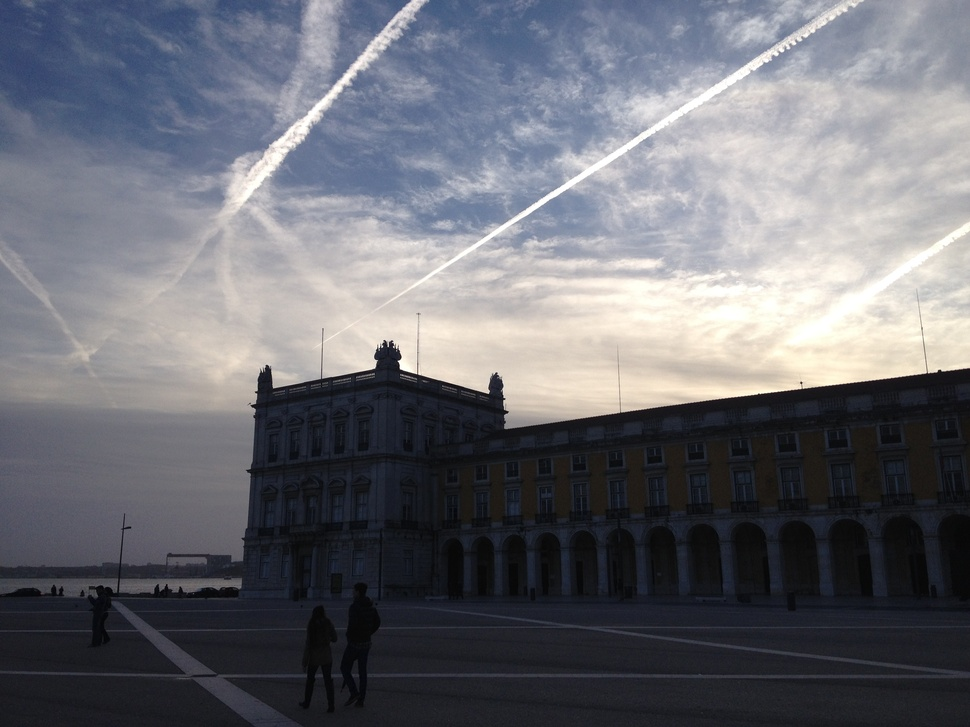
#> input picture images/lisbon.jpg, 970 x 727 px, shrunk from 3264 x 2448 before the run
$ python example_adjust_image_brightness.py
#> lines starting #> are read from the running program, lines starting #| are printed output that depends on the picture
#> further down, image is the input picture: shape (727, 970, 3); mean R, G, B 106.9, 108.1, 115.3
### source/image_enhancement.py
#!/usr/bin/env python3
# -*- coding: utf-8 -*-
"""
Created on Fri Jun 19 09:40:58 2020

Image enhancement functions

@author: Vasileios Vonikakis (bbonik@gmail.com)
"""

import math
import numpy as np
from skimage.color import rgb2gray
from skimage import img_as_float
from skimage.exposure import rescale_intensity, adjust_gamma


#TODO: better memory management!!!! Too many copying of images.
#something like "inplace"?


# [14 lines left out: function _get_pyplot, not called in this run]


def map_value(
        value,
        range_in=(0,1),
        range_out=(0,1),
        invert=False,
        non_lin_convex=None,
        non_lin_concave=None):

    '''
    ---------------------------------------------------------------------------
         Map a scalar value to an output range in a linear/non-linear way
    ---------------------------------------------------------------------------

    Map scalar values to a particular range, in a linear or non-linear way.
    This can be helpful for adjusting the range and nonlinear response of
    parameters.

    For more info on the non-linear functions check:
    Vonikakis, V., Winkler, S. (2016). A center-surround framework for spatial
    image processing. Proc. IS&T Human Vision & Electronic Imaging.


    INPUTS
    ------
    value: float
        Input value to be mapped.
    range_in: tuple (min,max)
        Range of input value. The min and max values that the input value can
        attain.
    range_out: tuple (min,max)
        Range of output value. The min and max values that the mapped input
        value can attain.
    invert: Bool
        Invert or not the input value. If invert, then min->max and max->min.
    non_lin_convex: None or float (0,inf)
        If None, no non-linearity is applied. If float, then a convex
        non-linearity is applied, which lowers the values, while not affecting
        the min and max. non_lin_convex controls the steepness of the
        non-linear mapping. Small values near zero, result in a steeper curve.
    non_lin_concave: None or float (0,inf)
        If None, no non-linearity is applied. If float, then a concave
        non-linearity is applied, which increases the values, while not
        affecting min and max. non_lin_concave controls the steepness of the
        non-linear mapping. Small values near zero, result in a steeper curve.

    OUTPUT
    ------
    Mapped value

    '''

    # truncate value to within input range limits
    if value > range_in[1]: value = range_in[1]
    if value < range_in[0]: value = range_in[0]

    # map values linearly to [0,1]
    value = (value - range_in[0]) / (range_in[1] - range_in[0])

    # invert values
    if invert is True: value = 1 - value

    # apply convex non-linearity
    if non_lin_convex is not None:
        value = (value * non_lin_convex) / (1 + non_lin_convex - value)

    # apply concave non-linearity
    if non_lin_concave is not None:
        value = ((1 + non_lin_concave) * value) / (non_lin_concave + value)

    # mapping value to the output range in a linear way
    value = value * (range_out[1] - range_out[0]) + range_out[0]

    return value


# [98 lines left out: function get_membership_luts, not called in this run]


def get_sigmoid_lut(
        resolution=256,
        threshold=0.2,
        non_linearirty=0.2,
        verbose=False):

    '''
    ---------------------------------------------------------------------------
           Creates a parametric sigmoid function and stores it in a LUT
    ---------------------------------------------------------------------------

    The sigmoid function is defined as a piece-wise function of 2 inverse
    non-linearities. This allows full control of the inflection point
    (threshold) and the degree of 'sharpness' of each non-linearity. The
    non-linear curves used here are described in the paper:
    Vonikakis, V., Winkler, S. (2016). A center-surround framework for spatial
    image processing. Proc. IS&T Human Vision & Electronic Imaging.


    INPUTS
    ------
    resolution: int
        The size of the LUT (how many inputs).
    threshold: float in the range [0,1]
        The position of the inflection point of the sigmoid function (0.5 in
        the middle of the range).
    non_linearirty: float in range (0, inf)
        Controls the non-linearity of the curve before and after the inflection
        point. It should not be 0. The smaller it is (asymptotically to 0) the
        'sharper' the non-linearity. After ~5 it asymptotically approaches a
        linerity.
    verbose: boolean
        Display outputs.

    OUTPUT
    ------
    lut: float numpy array of size equal to resolution
        The output sigmoid lut.

    '''
#> called with resolution = 256, threshold = 0.2, non_linearirty = 0.12, verbose = False

    max_value = resolution - 1  # the maximum attainable value
    thr = threshold * max_value  # threshold in the range [0,resolution-1]
    alpha = non_linearirty * max_value  # controls non-linearity degree
    beta = max_value - thr
    if beta == 0: beta = 0.001

    lut = np.zeros(resolution, dtype='float')

    for i in range(resolution):

        i_comp = i - thr  # complement of i

        # upper part of the piece-wise sigmoid function
        if i >= thr:
            lut[i] = (((((alpha + beta) * i_comp) / (alpha + i_comp)) *
                         (1 / (2 * beta))) + 0.5)

        # lower part of the piece-wise sigmoid function
        else:
            lut[i] = (alpha * i) / (alpha - i_comp) * (1 / (2 * thr))

    if verbose is True:
        plt = _get_pyplot()
        plt.figure()
        plt.plot(lut)
        plt.title('Sigmoid LUT | ' +
                  'thr=' + str(int(thr)) + ' (' + str(round(threshold, 3)) +
                  ') | nonlin=' + str(int(alpha)) +
                  ' (' + str(round(non_linearirty, 3)) + ')')
        plt.grid(True)
        plt.tight_layout()
        plt.show()

    return lut


def get_photometric_mask(
        image,
        smoothing=0.2,
        grayscale_out=True,
        verbose=False):
    '''
    ---------------------------------------------------------------------------
      Estimate the photometric mask of an image by using edge-aware blurring
    ---------------------------------------------------------------------------

    Applies strong blurring while preserving the strong edges of the image in
    order to avoid halo artifacts. Inspired by the paper:
    Shaked, Doron & Keshet, Renato. (2004). "Robust Recursive Envelope
    Operators for Fast Retinex."


    INPUTS
    ------
    image: numpy array (WxH or WxHxK of uint8 [0.255] or float [0,1])
        Input image.
    smoothing: float in the interval [0,1]
        Value controlling the blur's strenght. 0 indicates no blur. Values
        between 0-1 increase blurring strength while preserving edges. Values
        above 1 approximate very strong gaussian blurring (large sigmas) where
        no edges are preserved. Practically, values above 10 result into a
        uniform image.
    grayscale_out: logical
        Whether or not the photometric mask is going to be grayscale or not.
        If the input image is already grayscale (2D) then this parameter is
        irrelevant.
    verbose: boolean
        Display outputs.

    OUTPUT
    ------
    image_ph_mask: numpy array of WxH or WxHxK of float [0,1]
        Photometric mask of the input image.

    '''


    '''
    Intuition about the threshold and non_linearirty values of the LUTs
    threshold:
        The larger it is, the stronger the blurring, the better the local
        contrast but also more halo artifacts (less edge preservation).
    non_linearirty:
        The lower it is, the more it preserves the edges, but also has more
        'bleeding' effects.
    '''


    # internal parameters
    THR_A = smoothing
    THR_B = 0.04  # ~10/255
    NON_LIN = 0.12  # ~30/255
    LUT_RES = 256

    # get sigmoid LUTs
    lut_a = get_sigmoid_lut(
            resolution=LUT_RES,
            threshold=THR_A,
            non_linearirty=NON_LIN,
            verbose=verbose
            )
    lut_a_max = len(lut_a) -1
    lut_b = get_sigmoid_lut(
            resolution=LUT_RES,
            threshold=THR_B,
            non_linearirty=NON_LIN,
            verbose=verbose
            )
    lut_b_max = len(lut_b) -1


    # dealing with different number of channels
    if len(image.shape) == 3:
        if grayscale_out is True:
            image_ph_mask = rgb2gray(image.copy())  # [0,1] 2D
        else:
            image_ph_mask = img_as_float(image.copy())  # [0,1] 3D
    elif len(image.shape) == 2:
        image_ph_mask = img_as_float(image.copy())  # [0,1] 2D
    else:
         image_ph_mask = img_as_float(image.copy())  # [0,1] ?D

    # if image is 2D, expand dimensions to 3D for code compatibility
    # (filtering assumes a 3D image)
    if len(image_ph_mask.shape) == 2:
        image_ph_mask = np.expand_dims(image_ph_mask, axis=2)


    # robust recursive envelope

    # up -> down
    for i in range(1, image_ph_mask.shape[0]-1):
        d = np.abs(image_ph_mask[i-1,:,:] - image_ph_mask[i+1,:,:])  # diff
        d = lut_a[(d * lut_a_max).astype(int)]
        image_ph_mask[i,:,:] = ((image_ph_mask[i,:,:] * d) +
                              (image_ph_mask[i-1,:,:] * (1-d)))
#> image_ph_mask: shape (727, 970, 1) float64

    # left -> right
    for j in range(1, image_ph_mask.shape[1]-1):
        d = np.abs(image_ph_mask[:,j-1,:] - image_ph_mask[:,j+1,:])  # diff
        d = lut_a[(d * lut_a_max).astype(int)]
        image_ph_mask[:,j,:] = ((image_ph_mask[:,j,:] * d) +
                              (image_ph_mask[:,j-1,:] * (1-d)))
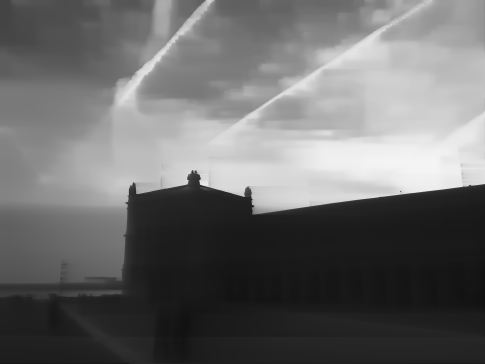
#> image_ph_mask: shape (727, 970, 1) float64 (shown at 1/2 size); min 0.0466, max 0.96, mean 0.422

    # down -> up
    for i in range(image_ph_mask.shape[0]-2, 1, -1):
        d = np.abs(image_ph_mask[i-1,:,:] - image_ph_mask[i+1,:,:])  # diff
        d = lut_a[(d * lut_a_max).astype(int)]
        image_ph_mask[i,:,:] = ((image_ph_mask[i,:,:] * d) +
                              (image_ph_mask[i+1,:,:] * (1-d)))

    # right -> left
    for j in range(image_ph_mask.shape[1]-2, 1, -1):
        d = np.abs(image_ph_mask[:,j-1,:] - image_ph_mask[:,j+1,:])  # diff
        d = lut_b[(d * lut_b_max).astype(int)]
        image_ph_mask[:,j,:] = ((image_ph_mask[:,j,:] * d) +
                              (image_ph_mask[:,j+1,:] * (1-d)))

    # up -> down
    for i in range(1, image_ph_mask.shape[0]-1):
        d = np.abs(image_ph_mask[i-1,:,:] - image_ph_mask[i+1,:,:])  # diff
        d = lut_b[(d * lut_b_max).astype(int)]
        image_ph_mask[i,:,:] = ((image_ph_mask[i,:,:] * d) +
                              (image_ph_mask[i-1,:,:] * (1-d)))


    # convert back to 2D if grayscale is needed
    if grayscale_out is True:
        image_ph_mask = np.squeeze(image_ph_mask)


    if verbose is True:

        plt = _get_pyplot()
        plt.figure()
        plt.subplot(1,2,1)
        plt.imshow(image)
        plt.title('Input image')
        plt.axis('off')

        plt.subplot(1,2,2)
        if grayscale_out is True:
            plt.imshow(image_ph_mask, cmap='gray', vmin=0, vmax=1)
        else:
            plt.imshow(image_ph_mask, vmin=0, vmax=1)
        plt.title('Photometric mask')
        plt.axis('off')

        plt.tight_layout()
        plt.suptitle('Estimation of photometric mask')
        plt.show()


    return image_ph_mask


# [399 lines left out: function blend_exposures, not called in this run]


# backwards-compatible alias for the original (misspelled) function name
blend_expoures = blend_exposures


def apply_local_contrast_enhancement(
        image,
        image_ph_mask,
        degree=1.5,
        verbose=False):

    '''
    ---------------------------------------------------------------------------
                       Adjust local contrast in an image
    ---------------------------------------------------------------------------

    Increase or decrease the level of local details (local contrast) in an
    image. Details are defined as deviations from the local neighborhood
    provided by the photometric mask. Dark regions receive also a boost in
    local contrast.


    INPUTS
    ------
    image: numpy array of WxH of float [0,1]
        Input grayscale image.
    image_ph_mask: numpy array of WxH of float [0,1]
        Grayscale image whose values represent the neighborhood of the pixels
        of the input image. Usually, this image some type of edge aware
        filtering, such as bilateral filtering, robust recursive envelopes etc.
    degree: float [0,inf].
        How to change the local contrast.
        0: total attenuation of details.
        <1: attenuation of details
        1: details unchanged
        >1: increased local details
    verbose: boolean
        Display outputs.

    OUTPUT
    ------
    image_out: numpy array of WxH of float [0,1]
        Output image with adjusted local contrast.

    '''
#> called with degree = 1, verbose = False

    DARK_BOOST = 0.2
    THRESHOLD_DARK_TONES = 100 / 255
    detail_amplification_global = degree

    image_details = image - image_ph_mask  # image details
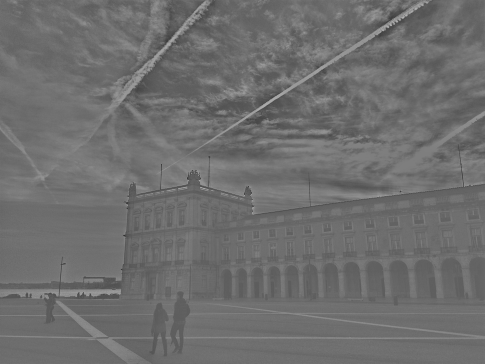
#> image_details: shape (727, 970) float64 (shown at 1/2 size); min -0.457, max 0.598, mean 0.000178; drawn with min black and max white

    # special treatment for dark regions
    detail_amplification_local = image_ph_mask / THRESHOLD_DARK_TONES
    detail_amplification_local[detail_amplification_local>1] = 1
    detail_amplification_local = ((1 - detail_amplification_local) *
                                  DARK_BOOST) + 1  # [1, 1.2]
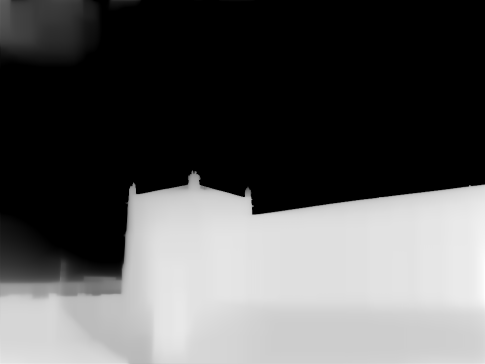
#> detail_amplification_local: shape (727, 970) float64 (shown at 1/2 size); min 1, max 1.17, mean 1.06; drawn with min black and max white

    # apply all detail adjustements
    image_details = (image_details *
                     detail_amplification_global *
                     detail_amplification_local)

    # add details back to the local neighborhood
    image_out = image_ph_mask + image_details

    # stay within range
    image_out = np.clip(a=image_out, a_min=0, a_max=1, out=image_out)
#> image_out: shape (727, 970) float64; min 0, max 1, mean 0.425

    if verbose is True:

        plt = _get_pyplot()
        plt.figure()
        plt.subplot(1,3,1)
        plt.imshow(image, cmap='gray', vmin=0, vmax=1)
        plt.title('Input image')
        plt.axis('off')

        plt.subplot(1,3,2)
        plt.imshow(image_ph_mask, cmap='gray', vmin=0, vmax=1)
        plt.title('Ph. mask')
        plt.axis('off')

        plt.subplot(1,3,3)
        plt.imshow(image_out, cmap='gray', vmin=0, vmax=1)
        plt.title('Output')
        plt.axis('off')

        plt.tight_layout()
        plt.suptitle('Local contrast enhancement [x' + str(degree) + ']')
        plt.show()

    return image_out


def apply_spatial_tonemapping(
        image,
        image_ph_mask,
        mid_tone=0.5,
        tonal_width=0.5,
        areas_dark=0.5,
        areas_bright=0.5,
        preserve_tones = True,
        verbose=True):
    '''
    ---------------------------------------------------------------------------
       Apply spatially variable tone mapping based on the local neighborhood
    ---------------------------------------------------------------------------

    Applies different tone mapping curves in each pixel based on its surround.
    For surround, the photometric mask is used. Alternatively, other filters
    could be used, like gaussian, bilateral filter, edge-avoiding wavelets etc.
    Dark pixels are brightened, bright pixels are darkened, and pixels in the
    middle of the tone range are minimally affected. More information
    about the technique can be found in the following papers:

    Related publications:
    Vonikakis, V., Andreadis, I., & Gasteratos, A. (2008). Fast centre-surround
    contrast modification. IET Image processing 2(1), 19-34.
    Vonikakis, V., Winkler, S. (2016). A center-surround framework for spatial
    image processing. Proc. IS&T Human Vision & Electronic Imaging.


    INPUTS
    ------
    image: numpy array of WxH of float [0,1]
        Input grayscale image with values in the interval [0,1].
    image_ph_mask: numpy array of WxH of float [0,1]
        Grayscale image whose values represent the neighborhood of the pixels
        of the input image. Usually, this image some type of edge aware
        filtering, such as bilateral filtering, robust recursive envelopes etc.
    mid_tone: float [0,1]
        The mid point between the 'dark' and 'bright' tones. This is equivalent
        to a pixel value [0,255], but in the interval [0,1].
    tonal_width: float [0,1]
        The range of pixel values that will be affected by the correction.
        Lower values will localize the enhancement only in a narrow range of
        pixel values, whereas for higher values the enhancement will extend to
        a greater range of pixel values.
    areas_dark: float [0,1]
        Degree of enhancement in the dark image areas (0 = no enhancement)
    areas_bright: float [0,1]
        Degree of enhancement in the bright image areas (0 = no enhancement)
    preserve_tones: boolean
        Whether or not to preserve well-exposed tones around the middle of the
        range.
    verbose: boolean
        Display outputs.

    OUTPUT
    ------
    image_tonemapped: numpy array of WxH of float [0,1]
        Tonemapped grayscale image.

    '''
#> called with mid_tone = 0.5, tonal_width = 0.5, areas_dark = 0, areas_bright = 0, preserve_tones = True, verbose = False

    # defining parameters
    EPSILON = 1 / 256


    # adjust range and non-linear response of parameters
    mid_tone = map_value(
            value=mid_tone,
            range_in=(0,1),
            range_out=(0,1),
            invert=False,
            non_lin_convex=None,
            non_lin_concave=None
            )

    tonal_width = map_value(
            value=tonal_width,
            range_in=(0,1),
            range_out=(EPSILON,1),
            invert=False,
            non_lin_convex=0.1,
            non_lin_concave=None
            )

    areas_dark = map_value(
            value=areas_dark,
            range_in=(0,1),
            range_out=(0,5),
            invert=True,
            non_lin_convex=0.05,
            non_lin_concave=None
            )

    areas_bright = map_value(
            value=areas_bright,
            range_in=(0,1),
            range_out=(0,5),
            invert=True,
            non_lin_convex=0.05,
            non_lin_concave=None
            )


    # spatial tone-mapping

    # lower tones (below mid_tone level)
    image_lower = image.copy()
    image_lower[image_lower>=mid_tone] = 0
    alpha = (image_ph_mask ** 2) / tonal_width
    tone_continuation_factor = mid_tone / (mid_tone + EPSILON - image_ph_mask)
    alpha = alpha * tone_continuation_factor + areas_dark
    image_lower = (image_lower * (alpha + 1)) / (alpha + image_lower)

    # upper tones (above mid_tone level)
    image_upper = image.copy()
    image_upper[image_upper<mid_tone] = 0
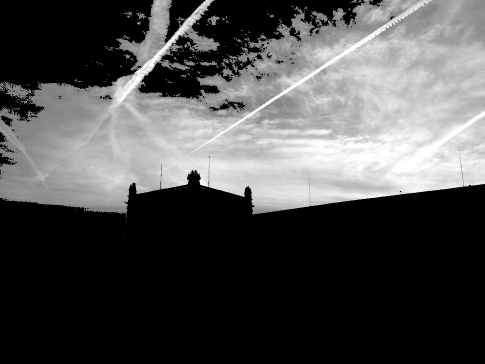
#> image_upper: shape (727, 970) float64 (shown at 1/2 size); min 0, max 1, mean 0.308
    image_ph_mask_inv = 1 - image_ph_mask
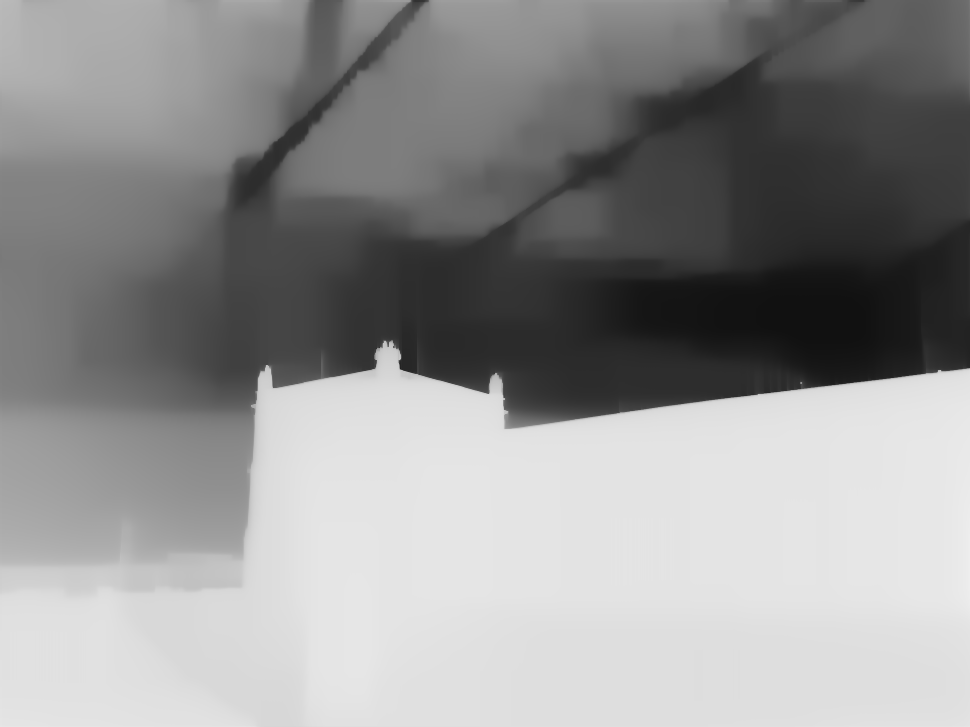
#> image_ph_mask_inv: shape (727, 970) float64; min 0.0669, max 0.934, mean 0.575
    alpha = (image_ph_mask_inv ** 2) / tonal_width
    tone_continuation_factor = mid_tone / ((1 - mid_tone) - image_ph_mask_inv)
#> (the rest of the program and of its run is left out)
